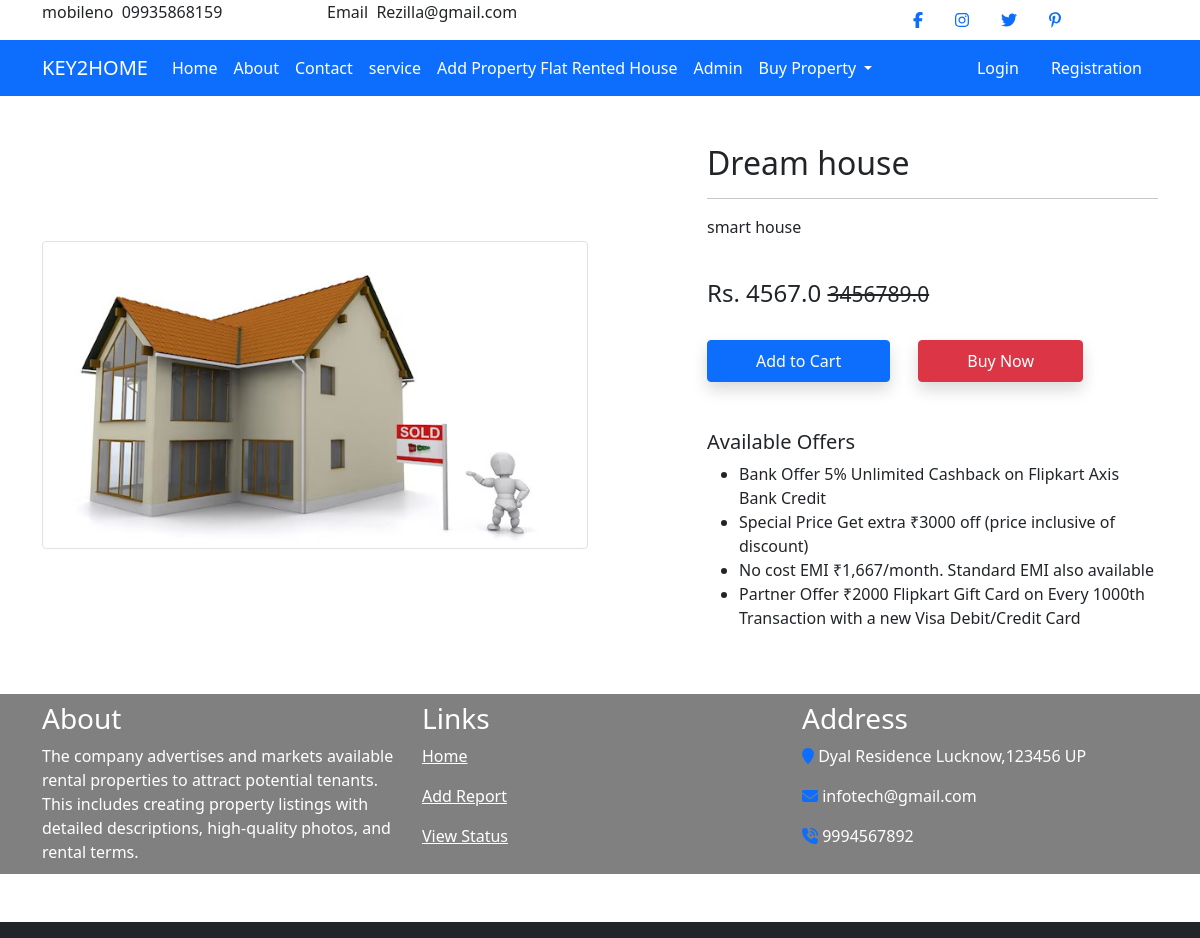
The page /product-detail/4/ on the database its author committed.
### app/models.py (models this page shows, shortened)
class Product(models.Model):
 title = models.CharField(max_length=100)
 selling_price = models.FloatField()
 discounted_price = models.FloatField()
 description = models.TextField()
 brand = models.CharField(max_length=100)
 category = models.CharField( choices=CATEGORY_CHOICES, max_length=2)
 product_image = models.ImageField(upload_to='productimg')

### app/views.py (the view)
# urls.py: path('product-detail/<int:pk>/', views.ProductDetailView.as_view(), name='product-detail'),
class ProductDetailView(View):
	def get(self, request, pk):
		totalitem = 0
		product = Product.objects.get(pk=pk)
		print(product.id)
		item_already_in_cart=False
		if request.user.is_authenticated:
			totalitem = len(Cart.objects.filter(user=request.user))
			item_already_in_cart = Cart.objects.filter(Q(product=product.id) & Q(user=request.user)).exists()
		return render(request, 'app/productdetail.html', {'product':product, 'item_already_in_cart':item_already_in_cart, 'totalitem':totalitem})

### app/templates/app/productdetail.html (shortened to what this page needs)
{% extends 'app/base.html' %}
{% load static %}
{% block main-content %}
<div class="container my-5">
 <div class="row">
  <div class="col-sm-6 text-center align-self-center">
   <img src="{{product.product_image.url}}" alt="" class="img-fluid img-thumbnail">
  </div>
  <div class="col-sm-5 offset-sm-1">
   <h2>{{product.title}}</h2>
   <hr>
   <p>{{product.description}}</p> <br>
   <h4>Rs. {{product.discounted_price}} <small class="fw-light text-decoration-line-through">{{product.selling_price}}</small></h4> <br>
   {% if not request.user.is_authenticated %}
     <form action="/add-to-cart" class="d-inline">
      <button type="submit" class="btn btn-primary shadow px-5 py-2">Add to Cart</button>
     </form>
   {% endif %}
   <a href="{% url 'checkout' %}" class="btn btn-danger shadow px-5 py-2 ms-4">Buy Now</a>
   <h5 class="mt-5">Available Offers</h5>
   <ul>
    <li>Bank Offer 5% Unlimited Cashback on Flipkart Axis Bank Credit</li>
    <li>Special Price Get extra ₹3000 off (price inclusive of discount)</li>
    <li>No cost EMI ₹1,667/month. Standard EMI also available</li>
    <li>Partner Offer ₹2000 Flipkart Gift Card on Every 1000th Transaction with a new Visa Debit/Credit Card</li>
   </ul>
  </div>
 </div>
</div>
{% endblock main-content %}

### rows shown on the page
Product: product_image (picture), title "Dream house", description "smart house", discounted_price "4567.0", selling_price "3456789.0"
